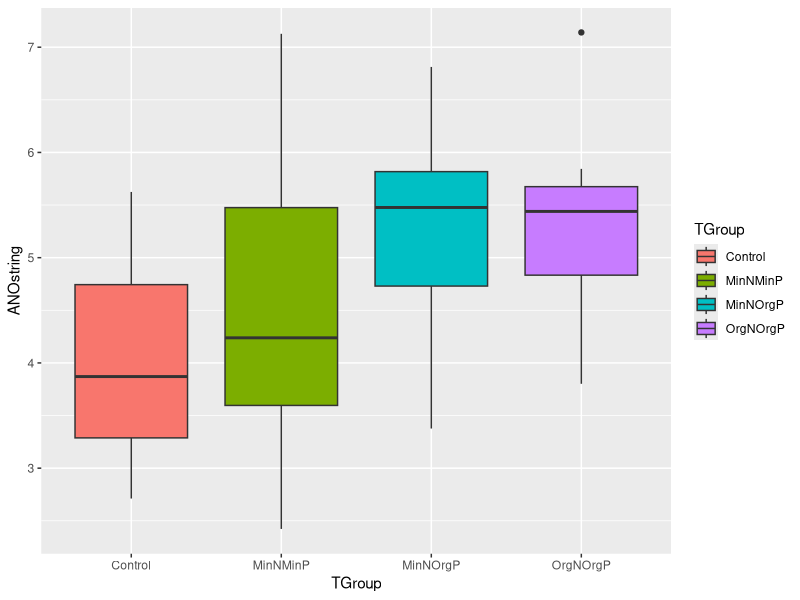

The R source for this figure:
## ---- chunk 1

#prelims
  library(ggplot2)

# global Variables
  nGroup<- 4
  nSample<-15
  nName <- c("Control", "MinNMinP", "MinNOrgP","OrgNOrgP")

  ###############################################
  
  #function to create anova model
  ProYield<-function( nMean=c(3.8,4.5,5.1,5.3),
                        nSD=c(.7,1.5,1.1,0.9) ){
    nSize<-rep(nSample,nGroup)
    TGroup<-rep(nName,nSize)
    ID <- 1:(sum(nSize))
    
    
  #define string of values to be inserted into dataframe
  ANOstring <- c(rnorm(n=nSize[1],mean=nMean[1],sd=nSD[1]),
                 rnorm(n=nSize[2],mean=nMean[2],sd=nSD[2]),
                 rnorm(n=nSize[3],mean=nMean[3],sd=nSD[3]),
                 rnorm(n=nSize[4],mean=nMean[4],sd=nSD[4]))

  #create data frame for anova test-- a column for row ID, x val, and y val
  ANOdata<-data.frame(ID,TGroup,ANOstring)
  
  #perform simple anova with numeric values defined with respect to groups
  ANOmodel <- aov(ANOstring~TGroup,data=ANOdata)

return(ANOmodel)
    
  }
  
  ###############################################
    #function to create anova plot
  ProYieldPlot<-function( nMean=c(3.8,4.5,5.1,5.3),
                        nSD=c(.7,1.5,1.1,0.9) ){
    nSize<-rep(nSample,nGroup)
    TGroup<-rep(nName,nSize)
    ID <- 1:(sum(nSize))
    
    
  #define string of values to be inserted into dataframe
  ANOstring <- c(rnorm(n=nSize[1],mean=nMean[1],sd=nSD[1]),
                 rnorm(n=nSize[2],mean=nMean[2],sd=nSD[2]),
                 rnorm(n=nSize[3],mean=nMean[3],sd=nSD[3]),
                 rnorm(n=nSize[4],mean=nMean[4],sd=nSD[4]))

  #create data frame for anova test-- a column for row ID, x val, and y val
  ANOdata<-data.frame(ID,TGroup,ANOstring)
  
  #perform simple anova with numeric values defined with respect to groups
  ANOmodel <- aov(ANOstring~TGroup,data=ANOdata)
  
  #box plot results
  ANOplot <- ggplot(data=ANOdata,
                    aes(x=TGroup,y=ANOstring,fill=TGroup)) +
    geom_boxplot()
    print(ANOplot)
  
  }
  
  ###############################################
  # function to summarize anova model
  ProYieldSummary<-function(functionmodel=NULL){
    summary.aov(functionmodel)
  }

## ---- chunk 2


ProYieldPlot()

ProYieldSummary(functionmodel = ProYield())


